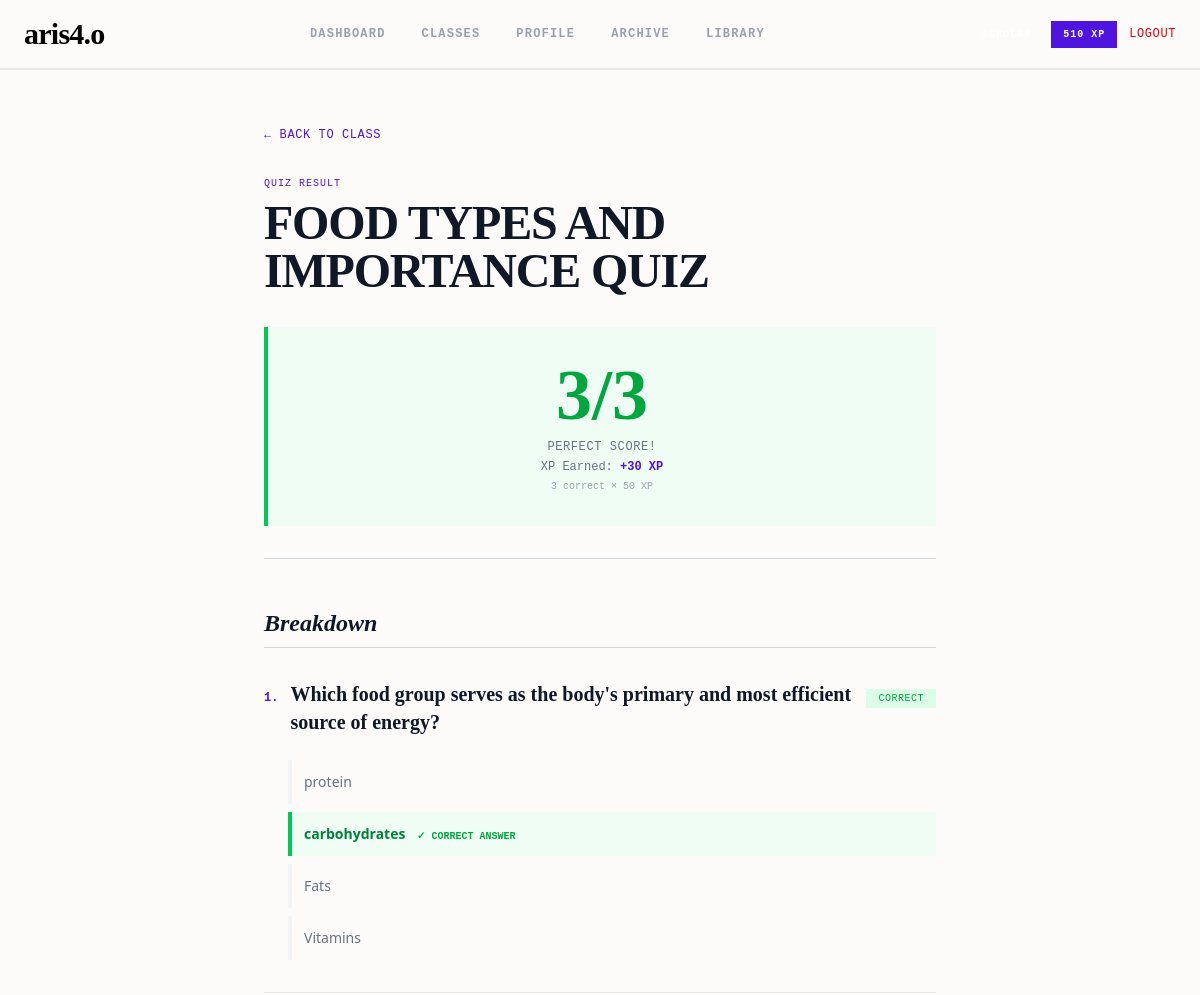
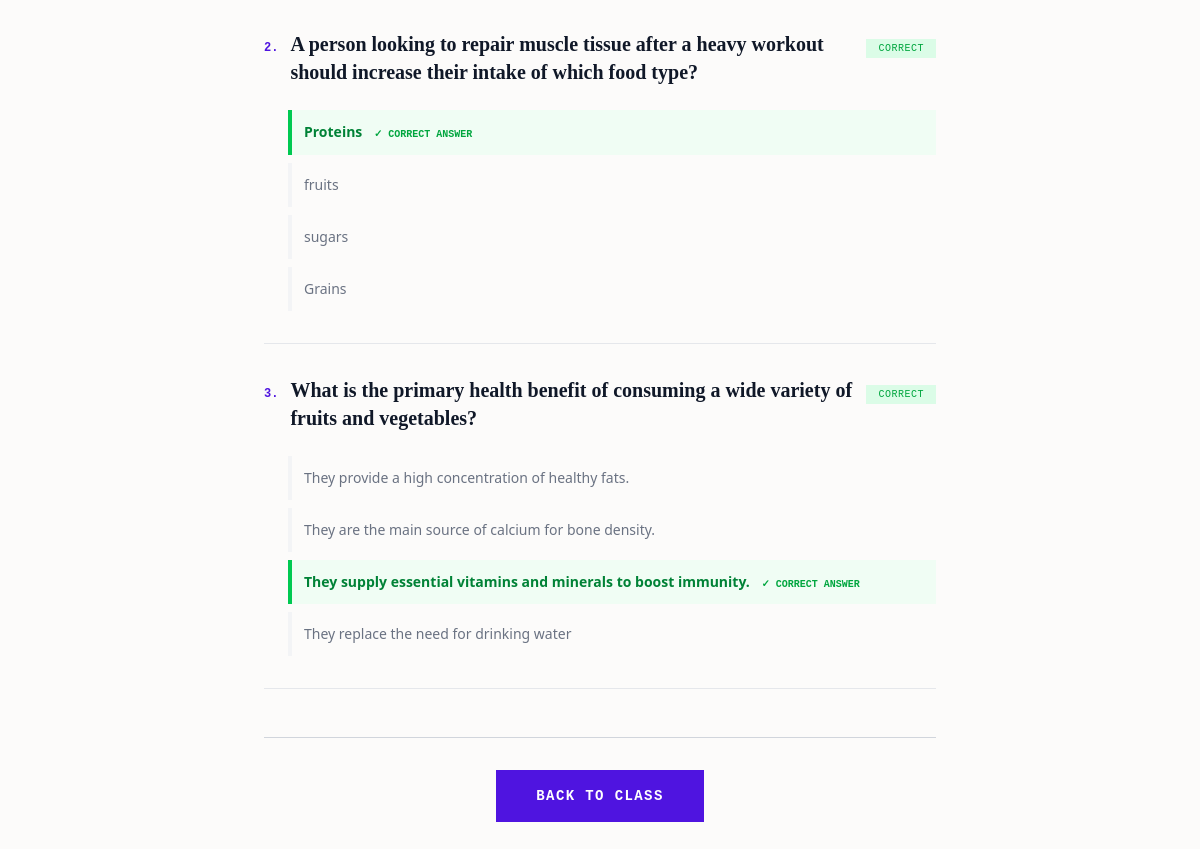
The app's page /quiz/6/result/ (signed in) with its own data (2 pictures, top to bottom).
### accounts/models.py (models this page shows, shortened)
class Quiz(models.Model):
    title = models.CharField(max_length=255)
    description = models.TextField(blank=True, null=True)
    creator = models.ForeignKey(User, on_delete=models.CASCADE, limit_choices_to={'role': 'instructor'}, related_name='created_quizzes')
    academic_class = models.ForeignKey(AcademicClass, on_delete=models.CASCADE, related_name='quizzes', null=True, blank=True)
    module = models.ForeignKey(Module, on_delete=models.CASCADE, related_name='quizzes', null=True, blank=True)
    created_at = models.DateTimeField(auto_now_add=True)

class StudentQuizSubmission(models.Model):
    student = models.ForeignKey(User, on_delete=models.CASCADE, related_name='quiz_submissions')
    quiz = models.ForeignKey(Quiz, on_delete=models.CASCADE, related_name='submissions')
    score = models.IntegerField(default=0)
    total = models.IntegerField(default=0)
    answers = models.JSONField(default=dict, blank=True)
    submitted_at = models.DateTimeField(auto_now_add=True)
    class Meta:
        unique_together = ['student', 'quiz']

class Question(models.Model):
    quiz = models.ForeignKey(Quiz, on_delete=models.CASCADE, related_name='questions')
    text = models.TextField()
    order = models.IntegerField(default=0)
    class Meta:
        ordering = ['order']

class Choice(models.Model):
    question = models.ForeignKey(Question, on_delete=models.CASCADE, related_name='choices')
    text = models.CharField(max_length=255)
    is_correct = models.BooleanField(default=False)
    order = models.IntegerField(default=0)
    class Meta:
        ordering = ['order']

### accounts/views.py (the view)
# urls.py: path('quiz/<int:quiz_id>/result/', views.student_quiz_result_view, name='student_quiz_result'),
@login_required
def student_quiz_result_view(request, quiz_id):
    if request.user.role != 'student':
        return redirect('home')
    quiz = get_object_or_404(Quiz, id=quiz_id)
    submission = get_object_or_404(StudentQuizSubmission, student=request.user, quiz=quiz)
    questions = quiz.questions.prefetch_related('choices').all()
    return render(request, 'student_quiz_result.html', {
        'quiz': quiz,
        'submission': submission,
        'results': build_question_results(submission, questions),
    })

### accounts/context_processors.py (called while the page is built, shortened)
def user_tier_context(request):
    ctx = {}
    if request.user.is_authenticated:
        user = request.user
        role = user.role
        if role == 'student':
            xp = getattr(user, 'xp', 0) or 0
            level, tier_title, _, _ = get_tier_info(xp)
            xp_ctx = build_xp_context(xp)
            ctx['user_tier'] = {
                'level': level,
                'title': tier_title,
                'xp': xp,
                'xp_percentage': xp_ctx['xp_percentage'],
                'xp_to_next': xp_ctx['xp_to_next'],
                'role': role,
                'tier_color_class': TIER_COLORS.get(tier_title, 'bg-gray-600 text-white'),
            }
    return ctx

### accounts/tiers.py (called while the page is built)
def get_tier_info(xp):
    if xp < 500:
        return (1, 'Initiate', 0, 500)
    elif xp < 1500:
        return (2, 'Scholar', 500, 1500)
    elif xp < 3000:
        return (3, 'Alpha Vanguard', 1500, 3000)
    elif xp < 5000:
        return (4, 'Elite Scholar', 3000, 5000)
    else:
        level = 5 + (xp - 5000) // 3000
        rmin = 5000 + ((xp - 5000) // 3000) * 3000
        rmax = rmin + 3000
        return (level, 'Grandmaster', rmin, rmax)

def build_xp_context(current_xp):
    base_level, tier_title, level_range_min, level_range_max = get_tier_info(current_xp)
    total_in_tier = level_range_max - level_range_min
    progress_in_tier = current_xp - level_range_min
    xp_percentage = int((progress_in_tier / total_in_tier) * 100) if total_in_tier > 0 else 100
    xp_to_next = max(0, level_range_max - current_xp)
    return {
        'current_level': base_level,
        'tier_title': tier_title,
        'xp_percentage': min(100, max(0, xp_percentage)),
        'xp_to_next': xp_to_next,
    }

### accounts/views.py (called while the page is built)
def build_question_results(submission, questions):
    results = []
    for question in questions:
        selected_choice_id = submission.answers.get(str(question.id))
        selected_choice = None
        correct_choice = None
        is_correct = False
        for choice in question.choices.all():
            if choice.is_correct:
                correct_choice = choice
            if selected_choice_id and choice.id == selected_choice_id:
                selected_choice = choice
                is_correct = choice.is_correct
        results.append({
            'question': question,
            'selected_choice': selected_choice,
            'correct_choice': correct_choice,
            'is_correct': is_correct,
        })
    return results

### accounts/templates/student_quiz_result.html (shortened to what this page needs)
{% extends 'base.html' %}
{% block content %}
<main class="max-w-[800px] mx-auto px-5 md:px-16 py-12 pb-32">
  <div class="mb-8">
    <a href="javascript:history.back()" class="font-mono text-xs text-[#4f14e0] hover:underline uppercase tracking-wider">
      &larr; BACK TO CLASS
    </a>
  </div>
  <header class="mb-12 pb-8 border-b border-gray-300">
    <span class="font-mono text-[10px] text-[#4f14e0] uppercase tracking-widest block mb-2">QUIZ RESULT</span>
    <h1 class="font-serif text-4xl md:text-5xl mb-4 font-black tracking-tight leading-none text-gray-900 uppercase">
      {{ quiz.title }}
    </h1>
    <div class="mt-8 p-8 {% if submission.score == submission.total %}bg-green-50 border-l-4 border-green-500{% else %}bg-amber-50 border-l-4 border-amber-500{% endif %}">
      <div class="text-center">
        <span class="font-serif text-6xl md:text-7xl font-black {% if submission.score == submission.total %}text-green-600{% else %}text-amber-600{% endif %}">
          {{ submission.score }}/{{ submission.total }}
        </span>
        <p class="font-mono text-xs text-gray-500 mt-2 uppercase tracking-wider">
          {% if submission.score == submission.total %}
            PERFECT SCORE!
          {% elif submission.score >= submission.total|divisibleby:2 %}
            GOOD EFFORT
          {% else %}
            KEEP STUDYING
          {% endif %}
        </p>
        <p class="font-mono text-xs text-gray-500 mt-1">
          XP Earned: <span class="font-bold text-[#4f14e0]">+{{ submission.score|add:"0" }}0 XP</span>
        </p>
        <p class="font-mono text-[10px] text-gray-400 mt-1">
          {{ submission.score }} correct × 50 XP
        </p>
      </div>
    </div>
  </header>
  <div class="space-y-8">
    <h2 class="font-serif text-2xl font-bold italic text-gray-900 pb-2 border-b border-gray-300">Breakdown</h2>
    {% for result in results %}
    <div class="pb-8 border-b border-gray-200">
      <div class="flex items-baseline gap-3 mb-6">
        <span class="font-mono text-xs text-[#4f14e0] font-bold">{{ forloop.counter }}.</span>
        <p class="font-serif text-xl font-bold text-gray-900">{{ result.question.text }}</p>
        <span class="ml-auto shrink-0">
          {% if result.is_correct %}
          <span class="font-mono text-[10px] text-green-600 uppercase tracking-wider bg-green-100 px-3 py-1">CORRECT</span>
          {% else %}
          <span class="font-mono text-[10px] text-red-600 uppercase tracking-wider bg-red-100 px-3 py-1">INCORRECT</span>
          {% endif %}
        </span>
      </div>
      <div class="space-y-2 pl-6">
        {% for choice in result.question.choices.all %}
        <div class="flex items-start gap-3 p-3
          {% if choice.is_correct %}bg-green-50 border-l-4 border-green-500
          {% elif result.selected_choice and choice.id == result.selected_choice.id and not choice.is_correct %}bg-red-50 border-l-4 border-red-500
          {% else %}border-l-4 border-gray-100{% endif %}">
          <span class="text-sm
            {% if choice.is_correct %}text-green-700 font-bold
            {% elif result.selected_choice and choice.id == result.selected_choice.id %}text-red-700 font-bold
            {% else %}text-gray-500{% endif %}">
            {{ choice.text }}
            {% if choice.is_correct %}
            <span class="font-mono text-[10px] text-green-600 ml-2">&check; CORRECT ANSWER</span>
            {% endif %}
          </span>
        </div>
        {% endfor %}
      </div>
    </div>
    {% endfor %}
  </div>
  <div class="mt-12 pt-8 border-t border-gray-300 text-center">
    <a href="javascript:history.back()" class="inline-block bg-[#4f14e0] text-white px-10 py-4 font-mono text-sm font-bold uppercase tracking-widest hover:bg-gray-900 transition-colors">
      BACK TO CLASS
    </a>
  </div>
</main>
{% endblock %}

### records on screen
Quiz: title "FOOD TYPES AND IMPORTANCE QUIZ"
StudentQuizSubmission: score "3", total "3", score|add "3"
Question: question.text "Which food group serves as the body's primary and most efficient source of energy?"
Choice: text "protein"
Choice: text "carbohydrates", is_correct "✓ CORRECT ANSWER"
Choice: text "Fats"
Choice: text "Vitamins"
Question: question.text "A person looking to repair muscle tissue after a heavy workout should increase their intake of which food type?"
Choice: text "Proteins", is_correct "✓ CORRECT ANSWER"
Choice: text "fruits"
Choice: text "sugars"
Choice: text "Grains"
Question: question.text "What is the primary health benefit of consuming a wide variety of fruits and vegetables?"
Choice: text "They provide a high concentration of healthy fats."
Choice: text "They are the main source of calcium for bone density."
Choice: text "They supply essential vitamins and minerals to boost immunity.", is_correct "✓ CORRECT ANSWER"
Choice: text "They replace the need for drinking water"

### other values on screen
{{ user_tier.xp }} "510"
